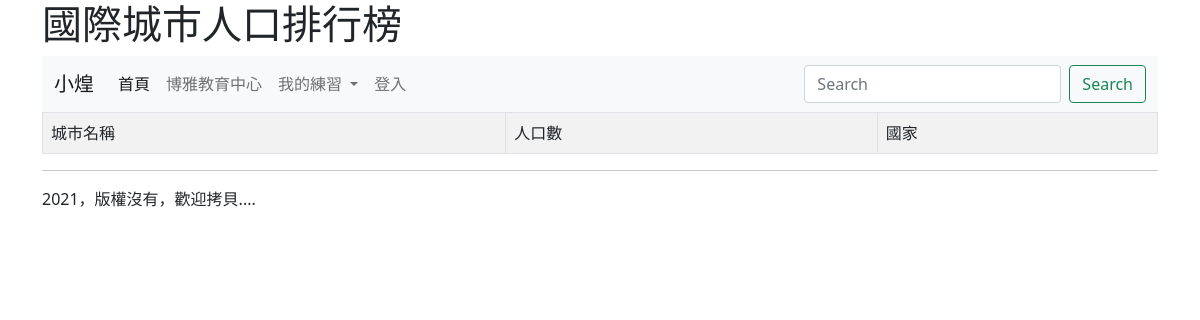
Page /rank/ on the earlier database version.
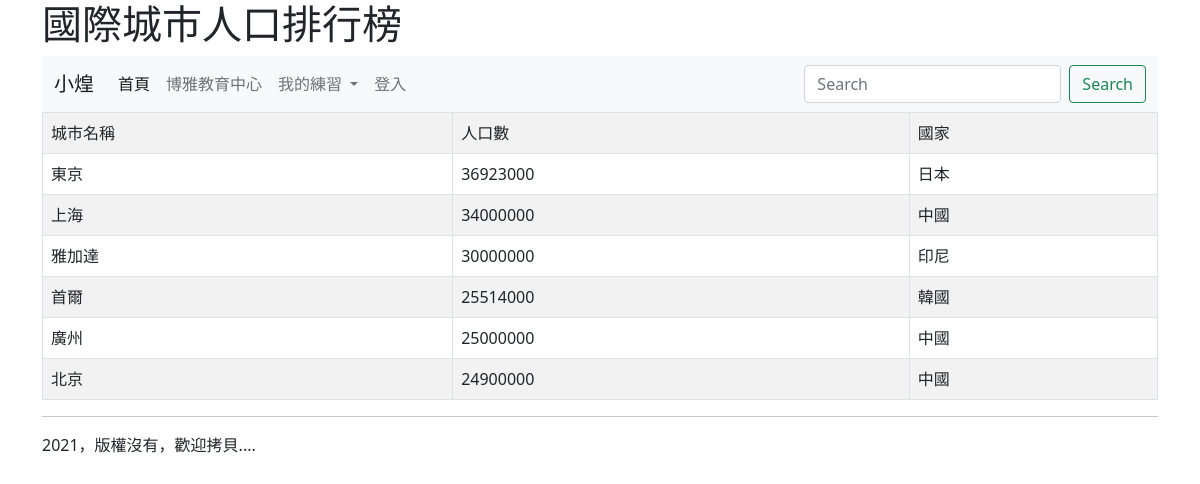
Same page on the later database version.
### mysite/models.py (models this page shows, shortened)
class City(models.Model):
    name = models.CharField(max_length=10)
    population = models.PositiveIntegerField(default=0)
    country = models.ForeignKey(Country, on_delete=models.CASCADE)

class Country(models.Model):
    name = models.CharField(max_length=10)
    def __str__(self):
        return self.name

### mysite/views.py (the view)
# urls.py: path('rank/', rank),
def rank(request):
	cities = City.objects.all()
	return render(request, "rank.html", locals())

### templates/rank.html (shortened to what this page needs)
{% extends "base.html" %}
{% block headmessage %} <h1>國際城市人口排行榜</h1> {% endblock %}
{% block content %}
<table class='table table-striped table-bordered'>
	<tr><td>城市名稱</td><td>人口數</td><td>國家</td></tr>
{% for city in cities %}
	<tr>
		<td>{{ city.name }}</td>
		<td>{{ city.population }}</td>
		<td>{{ city.country }}</td>
	</tr>
{% endfor %}
</table>
{% endblock %}

### templates/base.html (shortened to what this page needs)
<!doctype html>
<html>
  <head>
    <link href="https://cdn.jsdelivr.net/npm/bootstrap@5.0.0-beta3/dist/css/bootstrap.min.css" rel="stylesheet">
  </head>
  <body>
  	<div class="container">
  		{% block headmessage %} {% endblock %}
  		{% include "header.html" %}
  		{% block content %} {% endblock %}
  		{% include "footer.html" %}
	</div>
  </body>
</html>

### templates/header.html (shortened to what this page needs)
      <nav class="navbar navbar-expand-lg navbar-light bg-light">
  <div class="container-fluid">
    <a class="navbar-brand" href="#">小煌</a>
    <div class="collapse navbar-collapse" id="navbarSupportedContent">
      <ul class="navbar-nav me-auto mb-2 mb-lg-0">
        <li class="nav-item">
          <a class="nav-link active" aria-current="page" href="/">首頁</a>
        </li>
        <li class="nav-item">
          <a class="nav-link" href="https://cla.nkust.edu.tw">博雅教育中心</a>
        </li>
        <li class="nav-item dropdown">
          <a class="nav-link dropdown-toggle" href="#" id="navbarDropdown" role="button" data-bs-toggle="dropdown" aria-expanded="false">
            我的練習
          </a>
        </li>
        {% if request.user.is_authenticated %}
        <li class="nav-item">
          <a class="nav-link" href="/admin/" tabindex="-1">管理後台</a>
        </li>
        <li class="nav-item">
          <a class="nav-link" href="/logout/" tabindex="-1">登出</a>
        </li>
        {% else %}
        <li class="nav-item">
          <a class="nav-link" href="/admin/" tabindex="-1">登入</a>
        </li>
        {% endif %}
      </ul>
      <form class="d-flex">
        <input class="form-control me-2" type="search" placeholder="Search" aria-label="Search">
        <button class="btn btn-outline-success" type="submit">Search</button>
      </form>
    </div>
  </div>
</nav>

### templates/footer.html
<hr>
2021，版權沒有，歡迎拷貝....

Differences in the rows shown:
added City: name "東京", population "36923000", country "日本"
added City: name "上海", population "34000000", country "中國"
added City: name "雅加達", population "30000000", country "印尼"
added City: name "首爾", population "25514000", country "韓國"
added City: name "廣州", population "25000000", country "中國"
added City: name "北京", population "24900000", country "中國"
